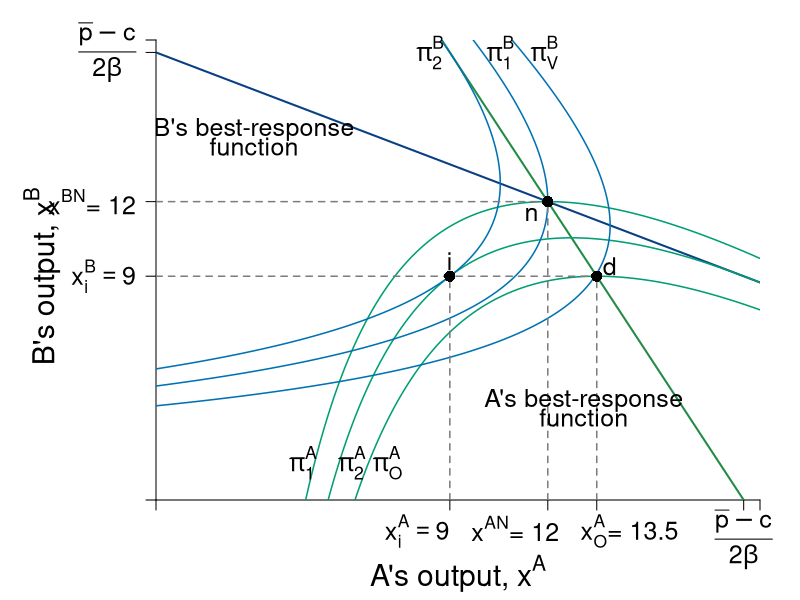

Source code (R):
#Graph Designer: Simon Halliday & Madeleine Wettach '20
#Authors: Bowles, Foley and Halliday
#Title: Microeconomics: Competition, Conflict and Coordination

require(shape)
pdf(file = "competitionmarkets/cournot_brfs_profits_opportunism.pdf", width = 9, height = 7)

#Set parameters for graphics
pointsize <- 1.8
axislabelsize <- 1.8
labelsize <- 1.5
namesize <- 1.8
annotatesize <- 1.5
graphlinewidth <- 2
segmentlinewidth <- 1.5

COL <- c("#7fc97f", "#beaed4", "#fdc086", "#ffff99", "#386cb0", "#f0027f", "#bf5b17", "#666666")
COLA <- c("#99d8c9","#66c2a4","#41ae76", "#238b45", "#005824")
COLB <- c("#4eb3d3", "#2b8cbe", "#0868ac","#084081")
grays <- gray.colors(25, start = 1, end = 0)
CBCols <- c("#009E73","#0072B2","#E69F00","#CC79A7", "#F0E442")

par(mar =  c(5, 7.8, 2, 2))

piA <- function(xa, xb, s = 0.5, pmax = 20, c1 = 2) {
  (pmax - s*xb)*xa - s*(xa)^2 - c1*xa
}

piB <- function(xa, xb, s = 0.5, pmax = 20, c1 = 2) {
  (pmax - s*xa)*xb - s*(xb)^2 - c1*xb
}

brfB <- function(xa, s = 0.5, pmax = 20, c1 = 2) {
  (pmax - c1)/(2*s) - (1/2)*xa
}

brfA <- function(xa, s = 0.5, pmax = 20, c1 = 2) {
  (pmax - c1)/s - 2*xa
}

isoA <- function(xa, s = 0.5, pmax = 20, c1 = 2, piA = 72){
  -(c1*xa - pmax*xa + s*xa^2 + piA)/(s*xa)
}

isoB1 <- function(xa, s = 0.5, pmax = 20, c1 = 2, piB = 72){
  (-sqrt((c1 - pmax + s*xa)^2 - 4*piB*s) - c1 + pmax -s*xa)/(2*s)
}

isoB2 <- function(xa, s = 0.5, pmax = 20, c1 = 2, piB = 72){
  (sqrt((c1 - pmax + s*xa)^2 - 4*piB*s) - c1 + pmax -s*xa)/(2*s)
}


#Input into Wolfram Alpha: solve for x y = 1/b - (0.5*x)/(a*b) - u/(a*b*x)

#solve for y 72 = (p - s*y)*x - s*(x)^2 - c1*x 
#solve for y 72 = (p - s*x)*y - s*(y)^2 - c1*y

xlims <- c(0, 18.5)
ylims <- c(0, 18.5)

npts <- 501 
x <- seq(xlims[1], xlims[2], length.out = npts)
y <- seq(ylims[1], ylims[2], length.out = npts) 
a <- c(72, 81, 91.125)
b <- c(61, 72, 81)

plot(0, 0, xlim = xlims, ylim = ylims, type = "n",
     xlab = expression(paste("")),
     ylab = expression(paste("")), 
     xaxt = "n", 
     yaxt = "n", 
     cex.lab = axislabelsize, 
     bty = "n",
     xaxs="i", 
     yaxs="i")

# ticksy <- seq(from = 0, to = ylims[2], by = 2)
# ylabels <- seq(from = 0, to = ylims[2], by = 2)
# ticksx <- seq(from = 0, to = xlims[2], by = 2)
# xlabels <- seq(from = 0, to = xlims[2], by = 2)
ticksy <- c(0, 9, 12, 18, ylims[2])
ylabels <- c(NA, expression(paste(x[i]^{B}== 9)), expression(paste(x^{BN}, "= 12")), expression(paste( frac(bar(p) - c,2*beta) )),  NA)
ticksx <- c(0, 9, 12, 13.5, 18, xlims[2])
xlabels <- c(NA, expression(paste(x[i]^{A}== 9)), expression(paste(x^{AN}, "= 12")), expression(paste(x[O]^{A}, "= 13.5")), expression(paste(frac(bar(p) - c,2*beta))), NA)

axis(1, at = ticksx, pos = 0, labels = FALSE, cex.axis = labelsize)
text(x = c(0, 8, 11, 14.5, 18, 36, xlims[2]), par("usr")[3] - 0.4, labels = xlabels, srt = 0, pos = 1, xpd = TRUE, cex = labelsize)
axis(2, at = ticksy, pos = 0, labels = ylabels, las = 1, cex.axis = labelsize)

npts <- 500 
xx1 <- seq(xlims[1], xlims[2], length.out = npts)

#Pareto-improving lens
# xpoly1 <- seq(from = 5.95, to = 12, length.out = 500)
# ypoly1 <- isoA(xpoly1)
# ypoly2 <- isoB1(xpoly1)
# polygon(x = c(xpoly1, rev(xpoly1)), y = c(ypoly1, rev(ypoly2)), col=COL[4], density=NULL, border = NA)


lines(xx1, brfA(xx1, s = 0.5, pmax = 20, c1 = 2), col = COLA[4], lwd = graphlinewidth)
lines(xx1, brfB(xx1, s = 0.5, pmax = 20, c1 = 2), col = COLB[4], lwd = graphlinewidth)

contour(y, x, 
        outer(x, y, piA),
        drawlabels = FALSE,
        col = CBCols[1],
        lwd = segmentlinewidth,
        levels = a, 
        xaxs="i", 
        yaxs="i", 
        add = TRUE) 

mtext(expression(paste("A's output, ", x^A)), side=1, line =3.8, cex = axislabelsize)
text(-3.5, 9, expression(paste("B's output, ", x^B)), xpd = TRUE, cex = axislabelsize, srt = 90) 

#Add arrows:
#arrows(-0.8, 10, -0.8, 14, xpd = TRUE, length=0.1,angle=40,lwd=3)
#arrows(6.2, -1.7, 9, -1.7, xpd = TRUE, length=0.1,angle=40,lwd=3)


contour(x, y, 
        outer(x, y, piB),
        drawlabels = FALSE,
        col = CBCols[2],
        lwd = segmentlinewidth,
        levels = b, 
        add = TRUE
        #xaxs="i", 
        #yaxs="i"
) 


#segments(4.11765, 6.17647, 5.88, 8.88, lty = 1, col = COL[2] , lwd = graphlinewidth)
# text(7.3, 3, expression("Pareto Efficient"))
# text(7.3, 2.4, expression("Curve"))
# Arrows(7.3, 3.5, 7.3, 6.1, col = "black", lty = 1, lwd = 2, arr.type = "triangle", arr.lwd = 0.5)

#Label the iso-welfare functions for the HG, Aisha
text(4.5, 1.5, expression(pi[1]^A), cex = labelsize, xpd = TRUE)
#text(5.2, 1.5, expression(pi[2]^A), cex = labelsize, xpd = TRUE)
text(6, 1.5, expression(pi[2]^A), cex = labelsize, xpd = TRUE)
text(7.1, 1.5, expression(pi[O]^A), cex = labelsize, xpd = TRUE)
#text(6.6, 8.3, expression(u[4]^A))

#Label the indifference curves for the HG, Betty
text(11.9, 18, expression(pi[V]^B),cex = labelsize, xpd = TRUE)
text(10.55, 18, expression(pi[1]^B), cex = labelsize, xpd = TRUE)
#text(9.4, 18, expression(pi[2]^B), cex = labelsize, xpd = TRUE)
text(8.4, 18, expression(pi[2]^B), cex = labelsize, xpd = TRUE)
#text(3.4, 6.9, expression(v[4]^B))

#Label Nash Equilibrium 
segments(0, 12, 12, 12, lty = 2, col = grays[20] , lwd = segmentlinewidth)
segments(12, 0, 12, 12, lty = 2, col = grays[20] , lwd = segmentlinewidth)
points(12, 12, pch = 16, col = "black", cex = 1.5)
#text(14, 12.4, expression(paste("Nash Equilibrium")))
text(11.5, 11.5, expression(paste("n")), cex = labelsize)

#Checking points
#points(5.95, 5.95, pch = 16, col = "black", cex = 1.5)
#segments(8, 10, 10, 8, lty = 1, col = COL[2] , lwd = graphlinewidth)


text(9, 9.6, expression(paste("i")), cex = labelsize)
segments(0, 9, 13.5, 9, lty = 2, col = grays[20] , lwd = segmentlinewidth)
segments(9, 0, 9, 9, lty = 2, col = grays[20] , lwd = segmentlinewidth)
segments(13.5, 0, 13.5, 9, lty = 2, col = grays[20] , lwd = segmentlinewidth)
points(9, 9, pch = 16, col = "black", cex = 1.5)
points(13.5, 9, pch = 16, col = "black", cex = 1.5)
text(13.9, 9.4, expression(paste("d")), cex = labelsize)


# points(10, 8, pch = 16, col = "black", cex = 1.5)
# text(10, 8.6, expression(paste("f")),cex = labelsize)
# points(8, 10, pch = 16, col = "black", cex = 1.5)
# text(8, 10.6, expression(paste("g")), cex = labelsize)


# #Annotate Pareto Efficient Curve and relevant points

# points(6, 8, pch = 16, col = "black", cex = 1.5)
# text(6, 8.5, expression(paste("g")))
# 
# points(8, 6, pch = 16, col = "black", cex = 1.5)
# text(7, 7.5, expression(paste("i")))
# 
# points(7, 7, pch = 16, col = "black", cex = 1.5)
# text(8, 6.5, expression(paste("f")))

#points(5.84, 8.77, pch = 16, col = "black", cex = 1.5)

#B's brf
text(3, 14.9, expression(paste("B's best-response")), cex = labelsize)
text(3, 14.2, expression(paste("function")),cex = labelsize)
#Arrows(2, 14.5, 2, 16.5, col = "black", lty = 1, lwd = 2, arr.type = "triangle", arr.lwd = 0.5)

#A's brf
text(13.1, 4, expression(paste("A's best-response")), cex = labelsize, xpd = TRUE)
text(13.1, 3.3, expression(paste("function")), cex = labelsize, xpd = TRUE)
#Arrows(14, 3, 15.8, 3, col = "black", lty = 1, lwd = 2, arr.type = "triangle", arr.lwd = 0.5)


dev.off()
